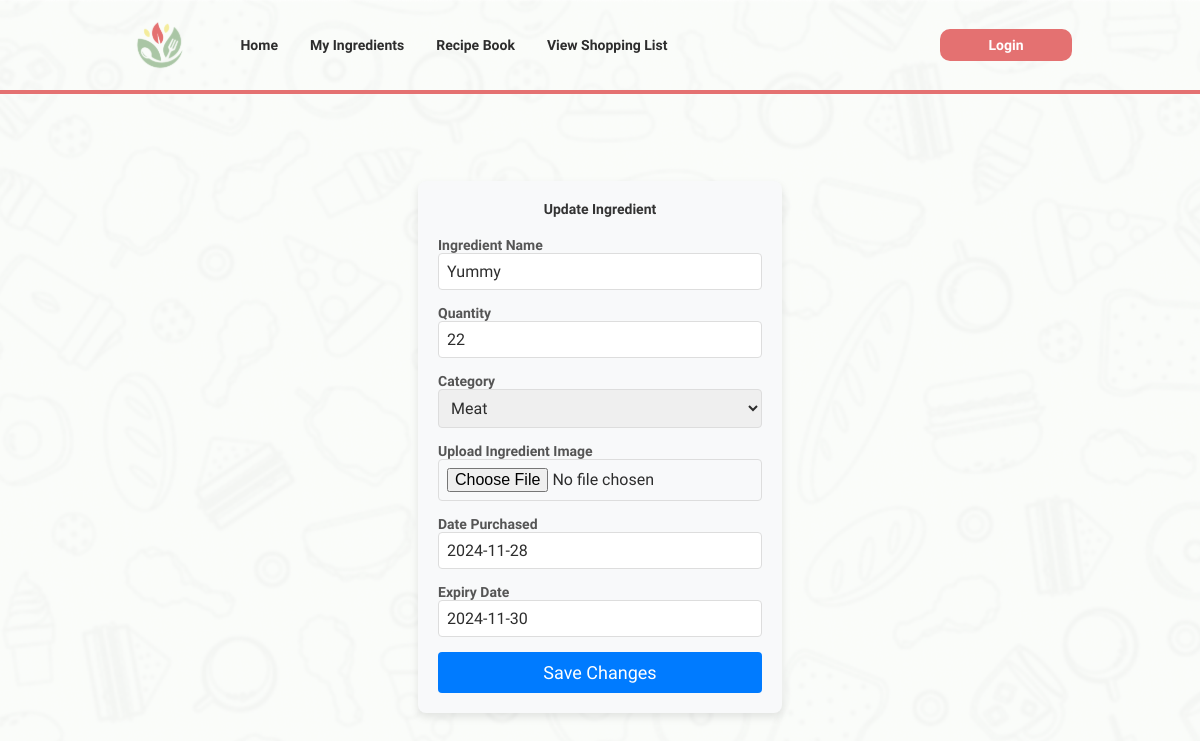
The app's page /ingredient/4/edit/ with its own data.
### apps/ingredient/models.py (models this page shows, shortened)
class Ingredient(models.Model):
    CATEGORY_CHOICES = [
        ('Meat', 'Meat'),
        ('Vegetable', 'Vegetable'),
        ('Dairy', 'Dairy'),
        ('Fruit', 'Fruit'),
    ]
    ingredient_id = models.AutoField(primary_key=True)
    name = models.CharField(max_length=100)
    quantity = models.IntegerField(default=1)  # Add this field for quantity
    category = models.CharField(max_length=100, choices=CATEGORY_CHOICES)
    image = models.ImageField(upload_to='ingredient/', null=True, blank=True)
    date_purchased = models.DateField(null=True, blank=True)  # Add this field for the purchase date
    expiry_date = models.DateField(null=True, blank=True)     # Add this field for expiry date

### apps/ingredient/views.py (the view)
# urls.py: path('<int:pk>/edit/', IngredientUpdateView.as_view(), name='ingredient-update'),
class IngredientUpdateView(UpdateView):
    model = Ingredient
    fields = ['name', 'quantity', 'category', 'image', 'date_purchased', 'expiry_date']
    template_name = 'ingredient_update_form.html'
    success_url = reverse_lazy('ingredient-list')

### apps/ingredient/templates/ingredient_update_form.html (shortened to what this page needs)
{% extends "base.html" %}
{% block content %}
<div class="container">
    <h2>Update Ingredient</h2>
    <form method="post" enctype="multipart/form-data">
        <div class="form-group">
            <label for="id_name">Ingredient Name</label>
            {{ form.name }}
        </div>
        <div class="form-group">
            <label for="id_quantity">Quantity</label>
            {{ form.quantity }}
        </div>
        <div class="form-group">
            <label for="id_category">Category</label>
            {{ form.category }}
        </div>
        <div class="form-group">
            <label for="id_image">Upload Ingredient Image</label>
            {{ form.image }}
        </div>
        <div class="form-group">
            <label for="id_date_purchased">Date Purchased</label>
            {{ form.date_purchased }}
        </div>
        <div class="form-group">
            <label for="id_expiry_date">Expiry Date</label>
            {{ form.expiry_date }}
        </div>
        <button type="submit" class="btn btn-sub">Save Changes</button>
    </form>
</div>
{% endblock %}

### static/css/base.css (style rules this page uses)
:root { --primary-coral: #e47171; --primary-peach: #f4c49c; --primary-lemon: #f3ef9b; --primary-sage: #aac6a5; --text-dark: #2d2d2d; --text-gray: #7c7b7b; }
*, *::before, *::after { padding: 0; margin: 0; box-sizing: border-box; }
html, body { width: 100%; height: 100%; }
body, body * { font-size: 14px; font-family: "Raleway", sans-serif; color: var(--text-dark); }
body { min-height: 100vh; background-image: url(/static/img/bg_doodle.png); background-size: cover; background-position: center; background-repeat: no-repeat; }

### apps/ingredient/templates/ingredient_update_form.html (style rules this page uses)
.container { max-width: 600px; margin: auto; padding: 20px; border-radius: 8px; background-color: #f8f9fa; box-shadow: 0px 4px 8px rgba(0, 0, 0, 0.1); }
.container h2 { text-align: center; margin-bottom: 20px; color: #333; }
.form-group { margin-bottom: 15px; }
.form-group label { display: block; font-weight: bold; color: #555; }
.form-group input, .form-group select, .form-group textarea { width: 100%; padding: 8px; font-size: 16px; border-radius: 4px; border: 1px solid #ddd; }
.btn-sub { width: 100%; padding: 10px; font-size: 18px; background-color: #007bff; border: none; color: white; border-radius: 4px; cursor: pointer; }

### records on screen
Ingredient: name "Yummy", quantity "22", category "Meat", date_purchased "2024-11-28", expiry_date "2024-11-30"
